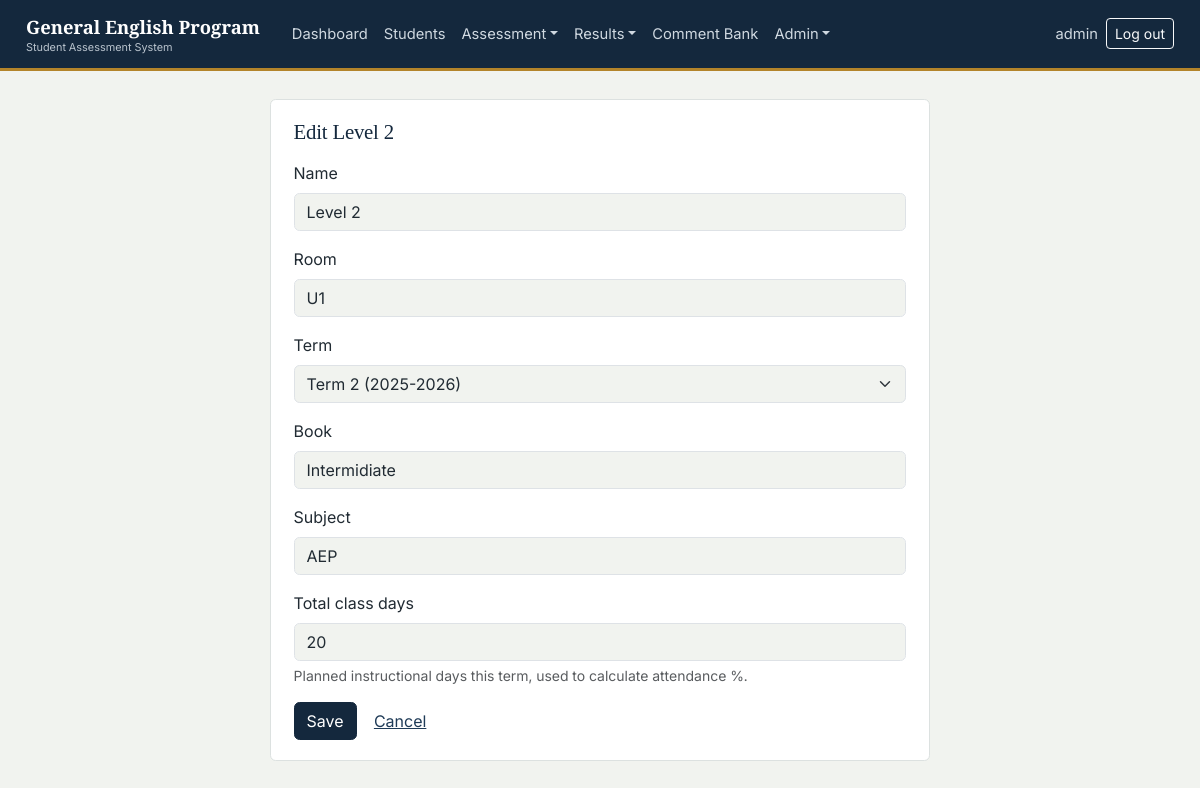
Screenshot of /classes/2/edit/ (signed in) with the database file from the repository.
### gep/models.py (models this page shows, shortened)
class ClassGroup(models.Model):
    name = models.CharField(max_length=100)  # "Level 1"
    room = models.CharField(max_length=50, blank=True)
    term = models.ForeignKey(Term, related_name='classes', on_delete=models.CASCADE)
    book = models.CharField(max_length=150, blank=True)
    subject = models.CharField(max_length=100, default='GEP')
    total_class_days = models.PositiveIntegerField(default=20)
    class Meta:
        ordering = ['term', 'name']

### gep/views.py (the view)
# urls.py: path('classes/<int:pk>/edit/', views.ClassGroupUpdateView.as_view(), name='classgroup-update'),
class ClassGroupUpdateView(AdminRequiredMixin, LoginRequiredMixin, UpdateView):
    model = ClassGroup
    form_class = ClassGroupForm
    template_name = 'gep/form_page.html'
    success_url = reverse_lazy('classgroup-list')
    def get_context_data(self, **kwargs):
        ctx = super().get_context_data(**kwargs)
        ctx['form_title'] = f'Edit {self.object.name}'
        ctx['cancel_url'] = self.success_url
        ctx['base_template'] = base_template(self.request)
        return ctx

### gep/forms.py
class ClassGroupForm(BootstrapModelForm):
    class Meta:
        model = ClassGroup
        fields = ['name', 'room', 'term', 'book', 'subject', 'total_class_days']
        help_texts = {
            'total_class_days': 'Planned instructional days this term, used to calculate attendance %.',
        }

### gep/mixins.py (called while the page is built)
    def test_func(self):
        return self.request.user.is_superuser

### gep/models.py (called while the page is built)
    def __str__(self):
        return f"{self.name} ({self.academic_year.name})"

### gep/views.py (called while the page is built)
def base_template(request):
    return 'gep/_partial_base.html' if getattr(request, 'htmx', False) else 'gep/base.html'

### gep/templates/gep/form_page.html (shortened to what this page needs)
{% extends base_template %}
{% block content %}
<div class="row justify-content-center">
  <div class="col-lg-7">
    <div class="sheet">
      <h2 class="font-serif mb-3" style="font-size:1.3rem;">{{ form_title|default:"Form" }}</h2>
      <form method="post" novalidate>
        {% for field in form %}
          <div class="mb-3">
            <label class="form-label" for="{{ field.id_for_label }}">{{ field.label }}</label>
            {{ field }}
            {% if field.help_text %}<div class="form-text">{{ field.help_text }}</div>{% endif %}
          </div>
        {% endfor %}
        <button type="submit" class="btn btn-primary">Save</button>
        {% if cancel_url %}<a href="{{ cancel_url }}" class="btn btn-link">Cancel</a>{% endif %}
      </form>
    </div>
  </div>
</div>
{% endblock %}

### gep/templates/gep/base.html (shortened to what this page needs)
{% load static %}<!DOCTYPE html>
<html lang="en">
<head>
<link rel="stylesheet" href="https://cdn.jsdelivr.net/npm/bootstrap@5.3.3/dist/css/bootstrap.min.css">
<link rel="stylesheet" href="https://cdn.jsdelivr.net/npm/bootstrap-icons@1.11.3/font/bootstrap-icons.css">
<link rel="stylesheet" href="{% static 'gep/css/custom.css' %}">
</head>
<body>
{% if user.is_authenticated %}
<nav class="navbar navbar-expand-lg gep-navbar" aria-label="Main navigation">
  <div class="gep-shell d-flex align-items-center w-100 py-0">
    <a class="navbar-brand me-4" href="{% url 'dashboard' %}">
      General English Program
      <small>Student Assessment System</small>
    </a>
    <div class="collapse navbar-collapse" id="navMain">
      <ul class="navbar-nav me-auto">
        <li class="nav-item"><a class="nav-link {% if request.resolver_match.url_name == 'dashboard' %}active{% endif %}" href="{% url 'dashboard' %}">Dashboard</a></li>
        <li class="nav-item"><a class="nav-link {% if request.resolver_match.url_name == 'students' %}active{% endif %}" href="{% url 'students' %}">Students</a></li>
        <li class="nav-item dropdown">
          <a class="nav-link dropdown-toggle" href="#" data-bs-toggle="dropdown">Assessment</a>
        </li>
        <li class="nav-item dropdown">
          <a class="nav-link dropdown-toggle" href="#" data-bs-toggle="dropdown">Results</a>
        </li>
        <li class="nav-item"><a class="nav-link" href="{% url 'comment-bank' %}">Comment Bank</a></li>
        {% if user.is_superuser %}
        <li class="nav-item dropdown">
          <a class="nav-link dropdown-toggle" href="#" data-bs-toggle="dropdown">Admin</a>
        </li>
        {% endif %}
      </ul>
      <ul class="navbar-nav align-items-lg-center">
        <li class="nav-item"><span class="nav-link disabled">{{ user.get_username }}</span></li>
        <li class="nav-item">
          <form method="post" action="{% url 'logout' %}">{% csrf_token %}
            <button type="submit" class="btn btn-sm btn-outline-light">Log out</button>
          </form>
        </li>
      </ul>
    </div>
  </div>
</nav>
{% endif %}
<div class="gep-shell">
  <div id="page-content">
    {% block content %}{% endblock %}
  </div>
</div>
</body>
</html>

### gep/static/gep/css/custom.css (style rules this page uses)
:root { --ink: #14283d; --ink-soft: #1f3b57; --steel: #3d5a73; --brass: #b3842a; --brass-deep: #8f6a20; --paper: #f1f3ef; --surface: #ffffff; --slate: #5b6b7a; --line: #dce1e0; --good: #2f7d5a; --good-bg: #e7f2ec; --warn: #b9832e; --warn-bg: #faf1e2; --bad: #ab3d3d; --bad-bg: #f7e9e9; --excused: #5b6f86; --excused-bg: #eaeef2; --bs-primary: var(--ink); --bs-primary-rgb: 20, 40, 61; --bs-link-color: var(--ink-soft); --bs-link-hover-color: var(--brass-deep); --bs-body-bg: var(--paper); --bs-body-color: #212b33; --bs-border-radius: 0.35rem; --bs-border-radius-sm: 0.25rem; --bs-border-radius-lg: 0.45rem; --bs-font-sans-serif: 'Inter', 'Noto Sans Khmer', -apple-system, sans-serif; }
body { font-family: var(--bs-font-sans-serif); background-color: var(--paper); font-variant-numeric: tabular-nums; }
h1, h2, h3, h4, .font-serif { font-family: 'Source Serif 4', Georgia, serif; color: var(--ink); letter-spacing: -0.01em; }
a { text-decoration: none; }
.gep-navbar { background: var(--ink); border-bottom: 3px solid var(--brass); }
.gep-navbar .navbar-brand { font-family: 'Source Serif 4', Georgia, serif; font-weight: 600; font-size: 1.15rem; color: #fff; }
.gep-navbar .navbar-brand small { display: block; font-family: var(--bs-font-sans-serif); font-size: 0.68rem; color: #b9c3cd; font-weight: 400; margin-top: -2px; }
.gep-navbar .nav-link { color: #cfd8e0; font-size: 0.92rem; padding-top: 0.65rem; padding-bottom: 0.65rem; }
.gep-shell { max-width: 1180px; margin: 0 auto; padding: 1.75rem 1rem 3rem; }
.sheet { background: var(--surface); border: 1px solid var(--line); border-radius: var(--bs-border-radius); padding: 1.25rem 1.4rem; }
.btn-primary { background-color: var(--ink); border-color: var(--ink); }

### rows the page displays
ClassGroup: form "Level 2" "U1" "Term 2 (2025-2026)" "Intermidiate" "AEP" "20"

### other values shown
{{ user.get_username }} "admin"
{{ field.label }} "Name" "Room" "Term" "Book" "Subject" "Total class days"
{{ field.help_text }} "Planned instructional days this term, used to calculate attendance %."
